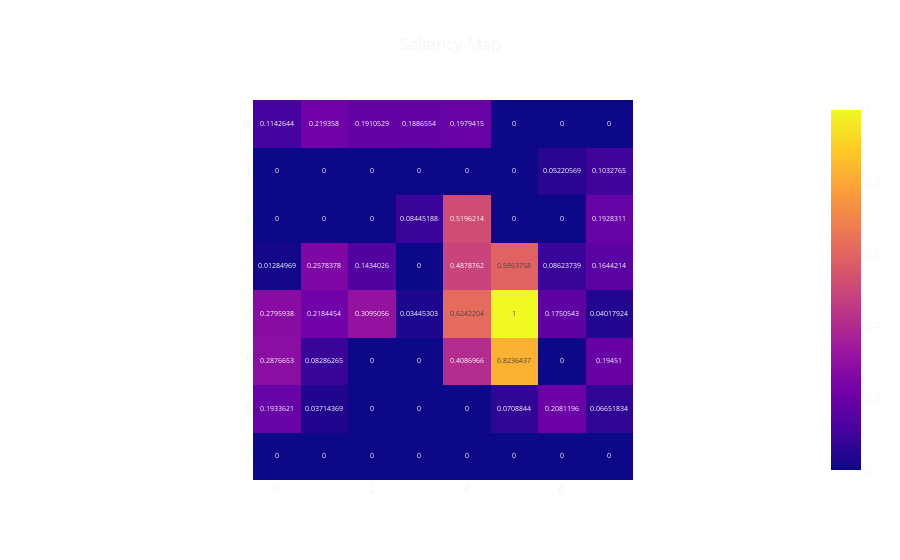

Notebook code cell kept with this figure:
### Markdown cell above
**Bellow we create two functions: one to generate the array of values that represent our saliency map (`create_saliency_map`), and another to generate this map as a plotly heatmap (`create_saliency_map`).**

### Code cell
def make_gradcam_map(image, model, last_conv_layer_name, pred_index=None):
    grad_model = tf.keras.models.Model(
        [model.inputs], [model.get_layer(
            last_conv_layer_name).output, model.output]
    )

    img_array = np.expand_dims(image, axis=0)
    with tf.GradientTape() as tape:
        last_conv_layer_output, preds = grad_model(img_array)
        if pred_index is None:
            pred_index = np.argmax(preds[0])
        class_channel = preds[:, pred_index]

    grads = tape.gradient(class_channel, last_conv_layer_output)
    pooled_grads = tf.reduce_mean(grads, axis=(0, 1, 2))

    last_conv_layer_output = last_conv_layer_output[0]
    heatmap = last_conv_layer_output @ pooled_grads[..., tf.newaxis]
    heatmap = tf.squeeze(heatmap)

    heatmap = tf.maximum(heatmap, 0) / tf.math.reduce_max(heatmap)
    return heatmap.numpy()

def create_saliency_map(heatmap):
    saliency_map = np.maximum(heatmap, 0)
    saliency_map /= np.max(saliency_map)


    fig = px.imshow(saliency_map,
                    title=f'Saliency Map',
                    text_auto=True)
    fig.update_layout({
        'template': 'plotly_dark',
        'plot_bgcolor': 'rgba(0, 0, 0, 0)',
        'paper_bgcolor': 'rgba(0, 0, 0, 0)',
        'title_x': 0.5,
    })

    return fig.show()

model.layers[-1].activation = None
create_saliency_map(make_gradcam_map(x_test[sample], model, last_conv_layer_name))

### Figure 1 — Plotly figure (JSON) as saved in the notebook; plotly's stock layout.template omitted (floating-point values rounded to 4 significant figures)
{"data": [{"coloraxis": "coloraxis", "hovertemplate": "x: %{x}<br>y: %{y}<br>color: %{z}<extra></extra>", "name": "0", "texttemplate": "%{z}", "type": "heatmap", "xaxis": "x", "yaxis": "y", "z": [[0.1143, 0.2194, 0.1911, 0.1887, 0.1979, 0, 0, 0], [0, 0, 0, 0, 0, 0, 0.05221, 0.1033], [0, 0, 0, 0.08445, 0.5196, 0, 0, 0.1928], [0.01285, 0.2578, 0.1434, 0, 0.4879, 0.5954, 0.08624, 0.1644], [0.2796, 0.2184, 0.3095, 0.03445, 0.6242, 1, 0.1751, 0.04018], [0.2877, 0.08286, 0, 0, 0.4087, 0.8236, 0, 0.1945], [0.1934, 0.03714, 0, 0, 0, 0.07088, 0.2081, 0.06652], [0, 0, 0, 0, 0, 0, 0, 0]]}], "layout": {"coloraxis": {"colorscale": [[0, "#0d0887"], [0.1111, "#46039f"], [0.2222, "#7201a8"], [0.3333, "#9c179e"], [0.4444, "#bd3786"], [0.5556, "#d8576b"], [0.6667, "#ed7953"], [0.7778, "#fb9f3a"], [0.8889, "#fdca26"], [1, "#f0f921"]]}, "paper_bgcolor": "rgba(0, 0, 0, 0)", "plot_bgcolor": "rgba(0, 0, 0, 0)", "title": {"text": "Saliency Map", "x": 0.5}, "xaxis": {"anchor": "y", "constrain": "domain", "domain": [0, 1], "scaleanchor": "y"}, "yaxis": {"anchor": "x", "autorange": "reversed", "constrain": "domain", "domain": [0, 1]}}}
